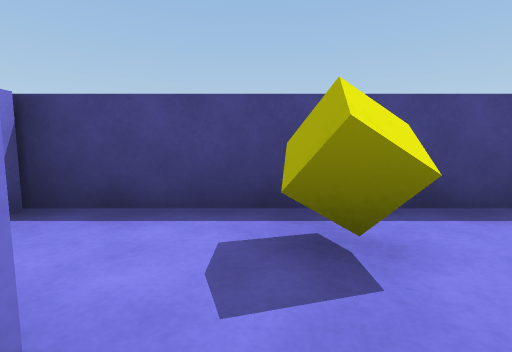
view 1 (above)

16 first-person views from a walk through a scene from a Unity 3-D project. The camera is 0.55 m above the floor, tilts 6° down and sees 85° across. The floor is counted in squares, 1 m on a side. Each view is taken from the middle of a square. On the plan, view 1 faces up. The plan holds only what a view shows up to about 9 squares ahead; the rest is blank. The place goes on beyond the plan. The player is left out.

view 2
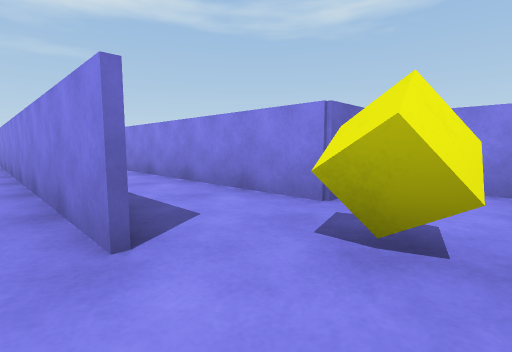

view 3
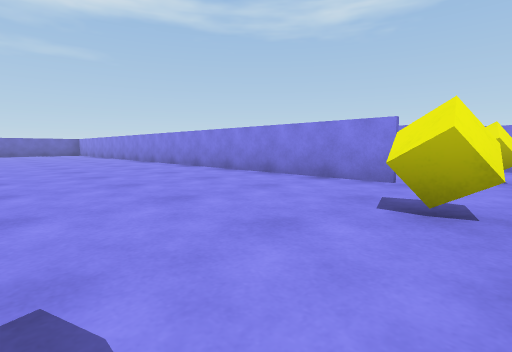

view 4
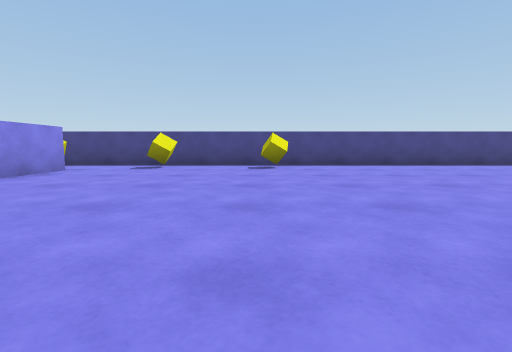

view 5
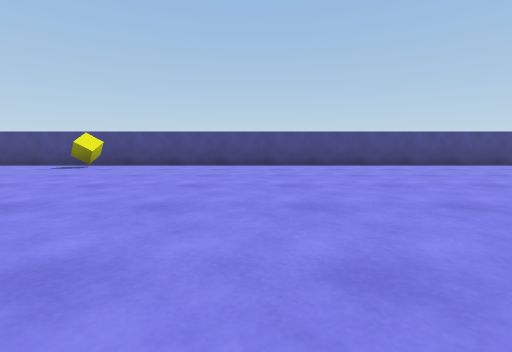

view 6
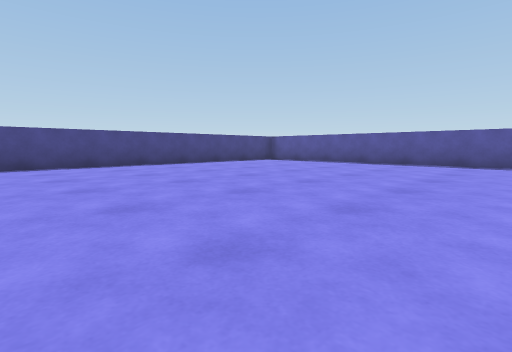

view 7
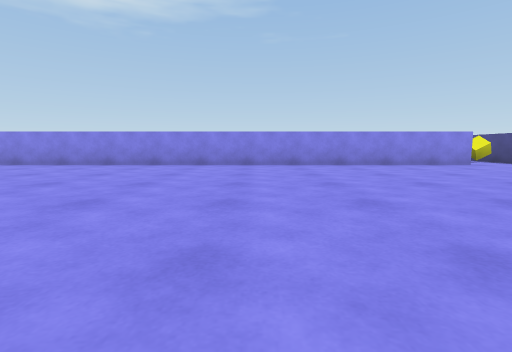

view 8
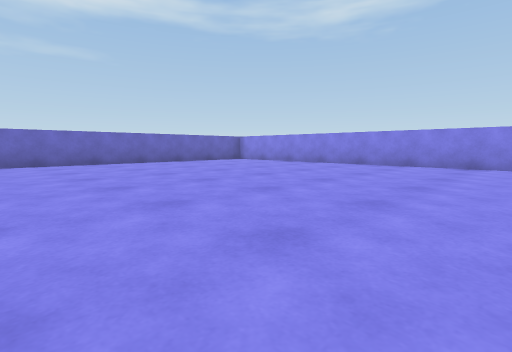

view 9
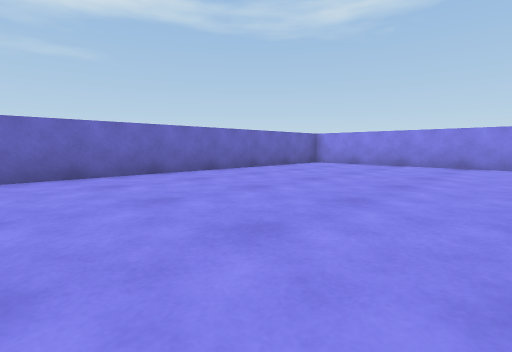

view 10
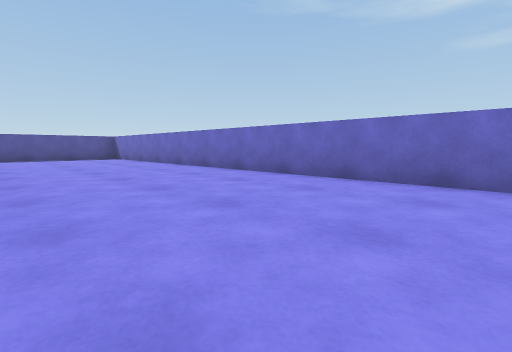

view 11
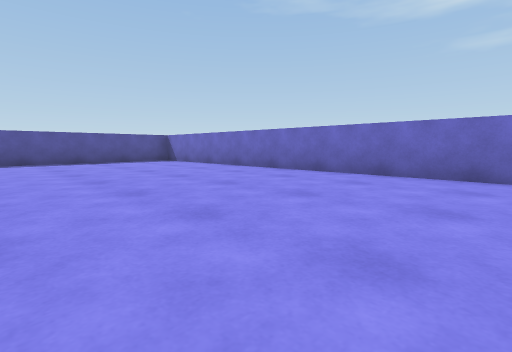

view 12
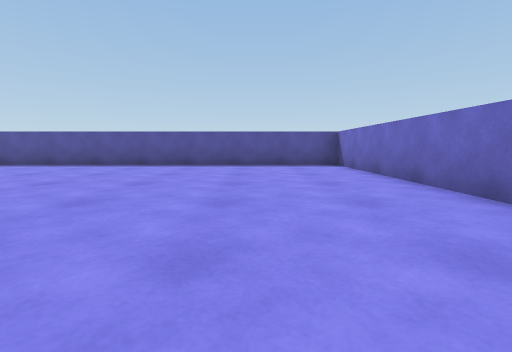

view 13
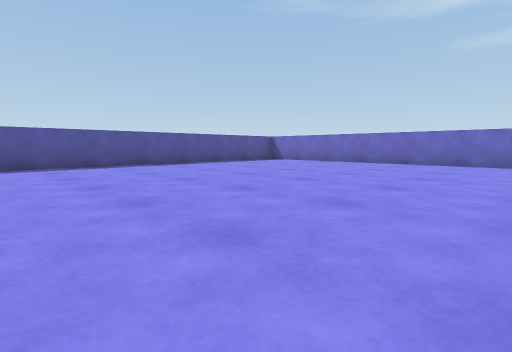

view 14
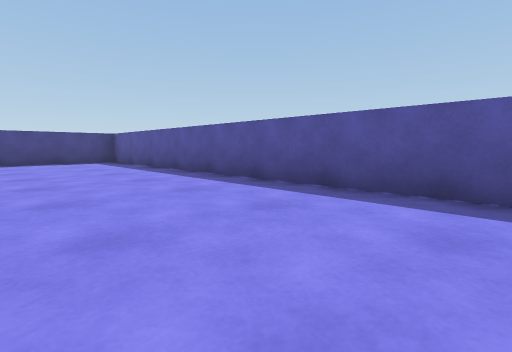

view 15
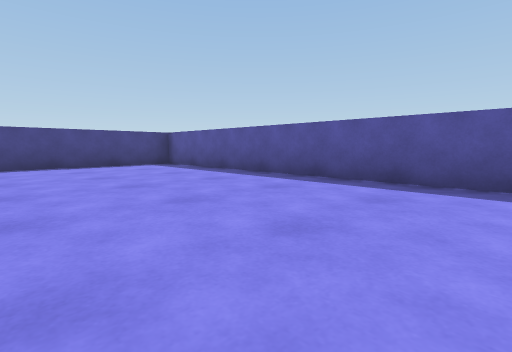

view 16
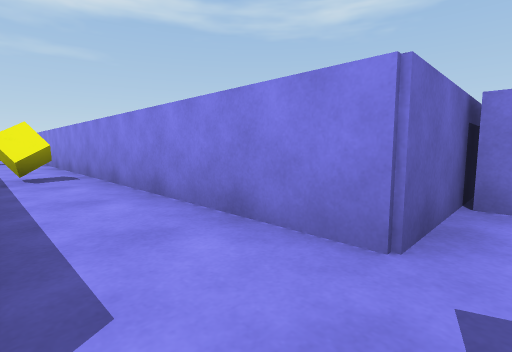

### Floor plan
Points are (right, up) in squares from view 1. A wall is a line through its corners. A room is listed if a view was taken in it or the views show most of it. See-through windows are left out.
Room 1 (views 1, 16)
walls: (-0.5, -7.4) (-0.5, -9.2); (-1.5, 0.5) (-0.5, 0.5) (-0.5, -5.5); (1.4, 2.4) (-2.1, 2.4)
ways out: opening at (1, 1.5) to room 2
objects: blue block (-3, 1) to (-2, 2); yellow cube (0, -5); yellow cube (0, 1)
Room 2 (views 2, 3, 4, 5, 6, 7, 8, 9, 10, 11, 12, 13, 14, 15)
walls: (1.5, 0.6) (1.5, -16.4); (2.5, -17.5) (21.5, -17.5) (21.5, 2.4) (1.4, 2.4)
ways out: opening at (1, 1.5) to room 1
objects: yellow cube (3, 1); yellow cube (6, 1)

Positions as (right, up) in squares from view 1, and headings:
1: (0, 0), facing up
2: (2, 2), facing down-left
3: (6, 2), facing down-left
4: (6, -6), facing up
5: (11, -6), facing up
6: (12, -6), facing up-right
7: (10, -6), facing left
8: (10, -8), facing down-left
9: (10, -12), facing down-left
10: (8, -13), facing down-right
11: (11, -12), facing down-right
12: (13, -15), facing right
13: (13, -8), facing down-right
14: (18, -8), facing up-right
15: (17, -6), facing up-right
16: (1, 1), facing down-left
